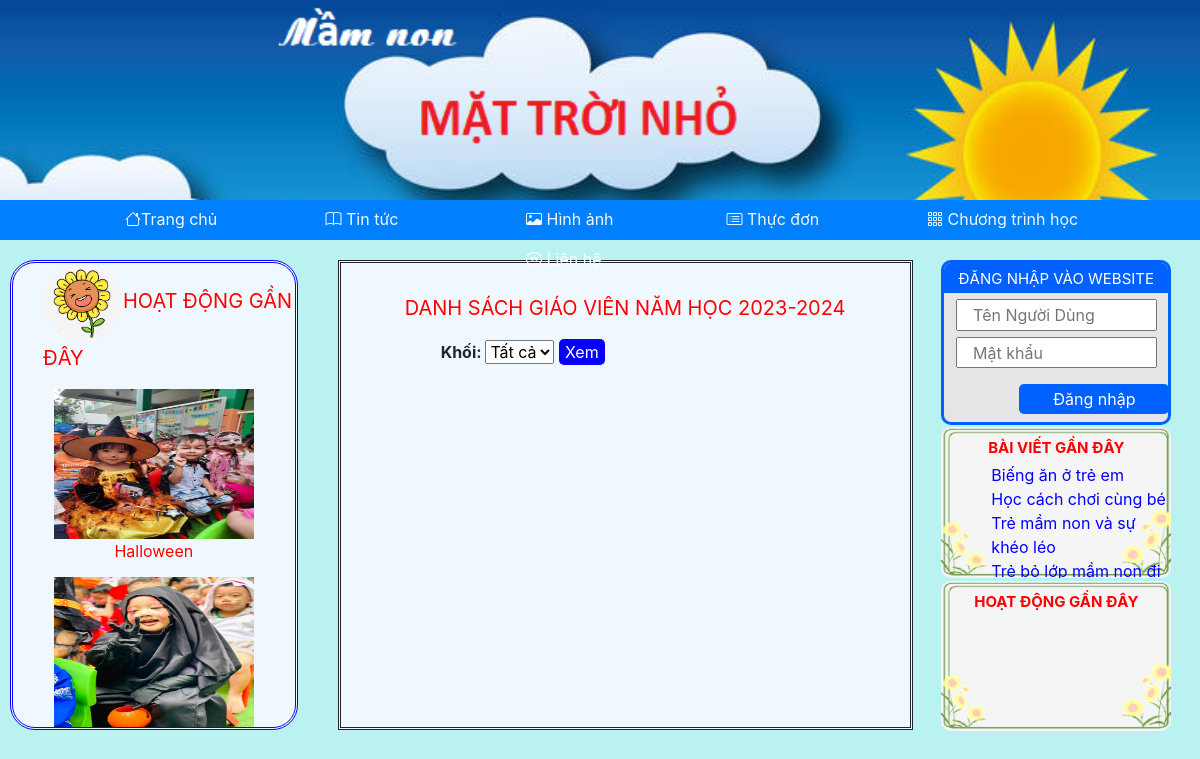
Page /inc/dsgv.php on the committed database.
### tables this page shows
CREATE TABLE `anh` (
  `MAGV` varchar(10) NOT NULL,
  `LINK` varchar(1000) NOT NULL,
  `CHUDE` varchar(1000) NOT NULL,
  `THOIGIAN` date NOT NULL,
  `DIADIEM` varchar(1000) NOT NULL
);

CREATE TABLE `baidang` (
  `MABD` int(11) NOT NULL,
  `TIEUDE` varchar(1000) NOT NULL,
  `LINK` varchar(1000) NOT NULL,
  `THELOAI` varchar(30) NOT NULL,
  `MAGV` varchar(20) NOT NULL,
  `NGAYDANG` date NOT NULL
);

### inc/dsgv.php (the view, shortened to what this page needs)
<?php
    require_once("../connect.php");
    require_once("../inc/heading.php");
?>
<html>
    <head>
    </head>
    <body>
        <div id='content'>
              <div id='hdanh'>
                <p style=' font-size: 20; color: red; margin-left: 30px;'><img src='../css/huongduong.png' style='width: 80px; height: 80px; border-radius: 50%; '>HOẠT ĐỘNG GẦN ĐÂY</p>
                <div id='img-dong'>
                    <div id='anh'>
                        <?php
                            $q=$conn->query("SELECT * FROM `anh` ORDER BY THOIGIAN DESC");
                            $i=0;
                            while($rd=$q->fetch_assoc()){
                                if($i<5){
                                    echo "<div id='img-hd'><img src='".$rd["LINK"]."' style='width: 200; height: 150;'><br>".$rd["CHUDE"]."</div>";
                                    $i=$i+1;
                                }
                                else{
                                    break;
                                }
                            }
                        ?>
                    </div>
                </div>
            </div>
            <div id='xemimg'>
                <?php
                     $date=getdate();
                     $n1=$date['year'];
                     $n2=$date['year']+1;
                     $namhoc=$n1."-".$n2;
                     echo "<p style='text-align:center; color:red; font-size:20; margin-top: 30px;'>DANH SÁCH GIÁO VIÊN NĂM HỌC ".$namhoc."</p>";
                ?>
                <b style='margin-left: 100px;'>Khối: </b>
                <select id='gv'>
                    <option>Tất cả</option>
                </select>
                <button onclick='xem()' style='background-color:#0800ff; color: white; border: none; border-radius: 5px;'>Xem</button>
            </div>
            <div id="log">
                    <div id="login">
                            <div class="label-login">
                                    ĐĂNG NHẬP VÀO WEBSITE
                            </div>
                            <form id="fdn" method="POST" name="flogin" action="../login.php">
                                <input type="text" name='tendn' id="tendn" placeholder="   Tên Người Dùng" class="input-user">
                                <input type="password" name='mk' id="mk" placeholder="   Mật khẩu" class="input-user">
                            </form>
                            <button id="btnDN" onclick="check()">Đăng nhập</button>
                    </div>
                    <div id='gocthayco'>
                        <p style="text-align:center; font-size: 15; color: red; margin-top: 10px;margin-bottom: 3px;"><b>BÀI VIẾT GẦN ĐÂY</b></p>
                        <ul style='list-style-type: none;'>
                        <?php
                            $q=$conn->query("SELECT*FROM baidang WHERE THELOAI='Bài viết'");
                            $i=0;
                            while($rt=$q->fetch_assoc()){
                                if($i<4){
                                    echo "<li style=' margin-left: 10px; '><a style='color: blue;' href='".$rt["LINK"]."'>".$rt["TIEUDE"]."</a></li>";
                                    $i=$i+1;
                                }
                                else{
                                    break;
                                }
                            }
                        ?>
                        </ul>
                    </div>
                    <div id='hd'>
                         <p style="text-align:center; font-size: 15; color: red; margin-top: 10px; margin-bottom: 3px;"><b>HOẠT ĐỘNG GẦN ĐÂY</b></p>
                    </div>
            </div>
        </div>
    </body>
</html>

### inc/dsgv.php (style rules this page uses)
body { background-color: #baf2f2; }
#content { width: 100%; background-color: #baf2f2; display:flex; }
#xemimg { width: 50%; height: 470px; margin-top:20px; border-style: double; background-color:aliceblue; overflow-y: auto; margin-left: 2.5%; }
#log { width:25%; height:470px; background-color: #baf2f2; margin-top: 20px; }
#login { width: 80%; height: 35%; background-color: #e5e5e5; margin-left: 10%; border-style: solid; border-radius: 10px; border-color: #0061ff; overflow-x: hidden; overflow-y: hidden; }
.label-login { width: 100%; height: 30px; text-align: center; color: white; background-color: #0061ff; font-size: 15; padding-top: 5px; }
#btnDN { width: 150px; height: 30px; background-color: #0061ff; margin-left: 75px; margin-top: 0px; color: white; border: none; font-size: 16; border-radius: 5px; }
#fdn { width: 90%; margin-left:5%; }
#fdn input { width: 100%; height: 20%; margin-top: 3%; }
#gocthayco { width: 80%; height:32%; margin-top:1%; margin-left: 10%; background-image: url("../css/khung.png"); background-size: 100% 100%; border-radius: 10px; overflow-x: hidden; }
#hd { width: 80%; height:32%; margin-top:1%; margin-left: 10%; background-image: url("../css/khung.png"); background-size: 100% 100%; border-radius: 10px; overflow-x: hidden; }
#hdanh { width: 25%; height: 470px; margin-top: 20px; margin-left: 10px; margin-right:10px; background-color:aliceblue; border-style: double; border-radius: 25px; border-color: #0800ff; overflow-y: hidden; }
#img-dong { width: 100%; height:90%; position:relative; overflow-y: hidden; }
#img-hd { width: 80%; height:45%; text-align: center; color:red; margin-left: 10%; }
#anh { position:relative; top:0px; animation-name: move; animation-duration:10s; animation-iteration-count:infinite; }

### rows in the picture
anh: LINK (picture), CHUDE "Halloween"
anh: LINK (picture)
baidang: TIEUDE "Biếng ăn ở trẻ em"
baidang: TIEUDE "Học cách chơi cùng bé"
baidang: TIEUDE "Trẻ mầm non và sự khéo léo"
baidang: TIEUDE "Trẻ bỏ lớp mầm non đi…"

### other values in the picture
$namhoc "2023-2024"
